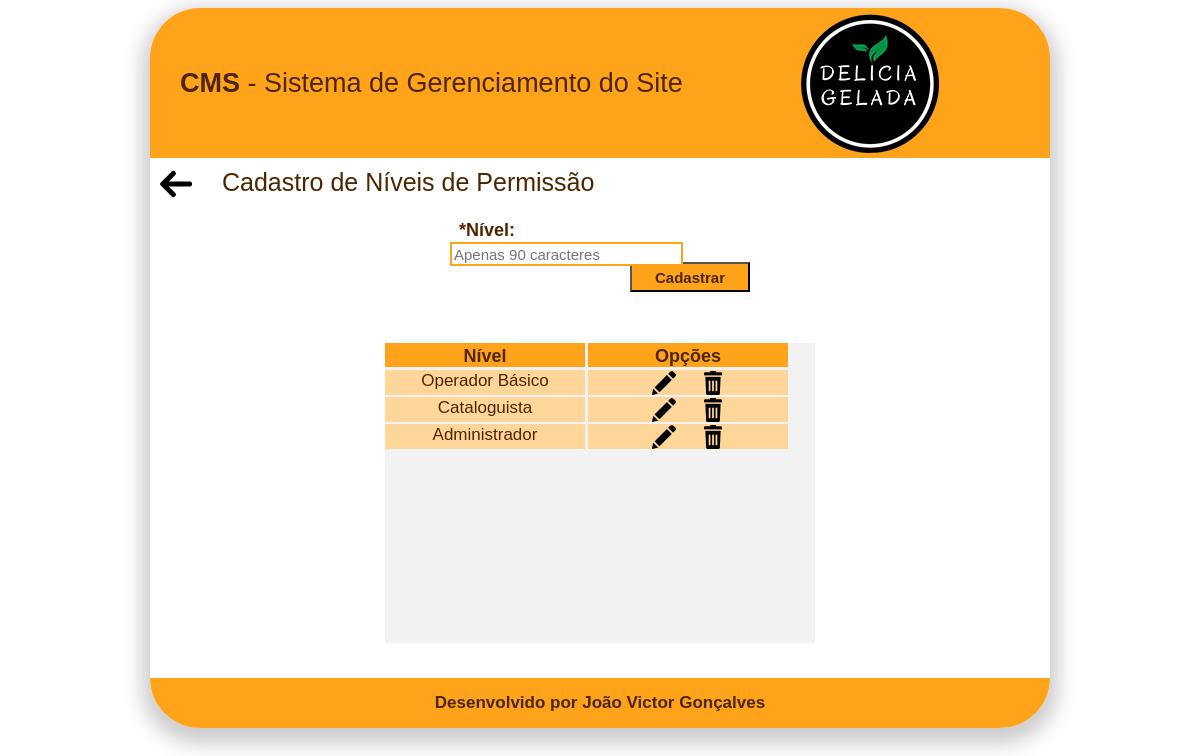
/CMS/cadastroNiveis.php, run on the app's committed database.
### tables this page shows
CREATE TABLE `tbl_nivel` (
  `idNivel` int(11) NOT NULL AUTO_INCREMENT,
  `nomeNivel` varchar(100) NOT NULL,
  `admConteudo` tinyint(1) NOT NULL,
  `admFaleConosco` tinyint(1) NOT NULL,
  `admProduto` tinyint(1) NOT NULL,
  `admUsuario` tinyint(1) NOT NULL,
  PRIMARY KEY (`idNivel`)
);

### CMS/cadastroNiveis.php (the view, shortened to what this page needs)
<?php
    $nomeNivel = null;
    $botao = "Cadastrar";
?>
<!DOCTYPE html>
<html>
    <head>
        <link rel="stylesheet" type="text/css" href="css/styleCadNiveis.css">
    </head>
    <body>
        <div id="principal">
            <div id="cabecalho">
                <div id="titulo">
                    <p id="titulo_cms"><b>CMS</b> - Sistema de Gerenciamento do Site</p>
                </div>
                <div id=logo>
                    <img src="imagens/logo.png" alt="Logo">
                </div>
            </div>
            <div id="config">
                <div id="seta">
                    <a href="admUsuarios.php">
                        <img src="imagens/setaEsquerda.png" alt="Voltar">
                    </a>
                </div>
                <p id="desc_cad">Cadastro de Níveis de Permissão</p>
            </div>
            <form name="frmCadNiveis" method="post" action="cadastroNiveis.php">
                <div id="crud">
                    <div class="divs">
                        <div class="labels">
                            <p class="desc_labels">*Nível:</p>
                        </div>
                        <input class="inputs" id="input" type="text" name="txtNivel" value="<?php echo($nomeNivel)?>" maxlength="90" placeholder="Apenas 90 caracteres">
                    </div>
                    <div id="botao">
                    <input id="cadastrar" type="submit" name="btnCadastrar" value="<?php echo($botao)?>">
                </div>
                </div>
                <div id="consulta_dados">
                    <div class="consulta">
                        <div class="tipos">
                            <p class="desc_tipos">Nível</p>
                        </div>
                        <div class="tipos">
                            <p class="desc_tipos">Opções</p>
                        </div>
                    </div>
                    <?php
                        $sql="select * from tbl_nivel order by idNivel desc";
                        $select=mysql_query($sql);
                        while($rsConsulta=mysql_fetch_array($select)){
                    ?>
                    <div class="consulta">
                        <div class="dados">
                            <?php echo(utf8_encode($rsConsulta['nomeNivel'])) ?>
                        </div>
                        <div class="dados">
                            <div id="centralizar_opcoes">
                                <div id="edit">
                                    <a href="cadastroNiveis.php?modo=consulta_editar&idNivel=<?php echo($rsConsulta['idNivel'])?>">
                                        <img src="imagens/edit.png" title="Editar Nível" alt="Editar">
                                    </a>
                                </div>
                                <div id="delete">
                                    <a href="cadastroNiveis.php?modo=excluir&idNivel=<?php echo($rsConsulta['idNivel'])?>">
                                        <img src="imagens/delete.png" title="Deletar Nível" alt="Deletar">
                                    </a>
                                </div>
                            </div>
                        </div>
                    </div>
                    <?php
                        }
                    ?>
                </div>
            </form>
            <div id="rodape">
                <div id="center">
                    <p id="desc_rodape">Desenvolvido por João Victor Gonçalves</p>
                </div>
            </div>
        </div>
    </body>
</html>

### CMS/css/styleCadNiveis.css (style rules this page uses)
#principal { width: 900px; height: 720px; margin-left: auto; margin-right: auto; border-radius: 50px; box-shadow: 0 8px 20px 8px #cccccc; }
#cabecalho { width: 900px; height: 150px; background-color: #ffa31a; border-top-left-radius: 50px; border-top-right-radius: 50px; }
#titulo { width: 550px; height: 150px; border-top-left-radius: 50px; float: left; }
#titulo_cms { font-family: sans-serif; font-size: 27px; color: #4d2600; float: left; margin-top: 60px; margin-left: 30px; }
#logo { width: 140px; height: 140px; float: left; margin-left: 100px; margin-top: 5px; }
#config { width: 900px; height: 50px; }
#seta { width: 32px; height: 32px; margin: 0; float: left; margin-left: 10px; margin-top: 10px; margin-right: 30px; }
#desc_cad { margin: 0; font-family: sans-serif; font-size: 25px; color: #4d2600; padding-top: 10px; float: left; }
#crud { width: 300px; height: 75px; margin-top: 10px; margin-left: auto; margin-right: auto; }
.divs { width: 300px; height: 24px; margin-top: 10px; font-family: sans-serif; }
.labels { width: 65px; height: 24px; float: left; margin-right: 3px; }
.desc_labels { margin: 0; font-family: sans-serif; font-size: 18px; color: #4d2600; text-align: right; font-weight: bold; margin-top: 2px; }
#input { width: 225px; height: 18px; font-family: sans-serif; font-size: 15px; }
.inputs { height: 19px; border: solid 2px #ffa31a; font-family: sans-serif; font-size: 15; }
#botao { width: 120px; height: 30px; float: right; margin-top: 20px; font-family: sans-serif; }
#cadastrar { width: 120px; height: 30px; font-size: 15px; background-color: #ffa31a; text-decoration: none; font-weight: bold; color: #4d2600; }
#consulta_dados { width: 430px; height: 300px; margin-top: 50px; margin-left: auto; margin-right: auto; overflow-y: scroll; background-color: #f2f2f2; }
.consulta { width: 410px; height: 24px; margin-bottom: 3px; }
.desc_tipos { margin: 0; font-family: sans-serif; font-size: 18px; color: #4d2600; text-align: center; padding-top: 3px; font-weight: bold; }
.tipos { width: 200px; height: 24px; background-color: #ffa31a; float: left; margin-right: 3px; }
.dados { width: 200px; height: 24px; background-color: #ffd699; float: left; margin-right: 3px; font-family: sans-serif; font-size: 17px; text-align: center; color: #4d2600; padding-top: 1px; }
#centralizar_opcoes { width: 73px; height: 24px; margin-left: auto; margin-right: auto; }
#edit { width: 24px; height: 24px; float: left; margin-right: 25px; }
#delete { width: 24px; height: 24px; float: left; }
#rodape { width: 900px; height: 50px; background-color: #ffa31a; border-bottom-left-radius: 50px; border-bottom-right-radius: 50px; margin-top: 35px; }
#center { width: 350px; height: 20px; margin-left: auto; margin-right: auto; padding-top: 15px; }
#desc_rodape { margin: 0; font-family: sans-serif; font-size: 17px; color: #4d2600; text-align: center; font-weight: bold; }

### data on the page
tbl_nivel: nomeNivel "Operador Básico"
tbl_nivel: nomeNivel "Cataloguista"
tbl_nivel: nomeNivel "Administrador"
